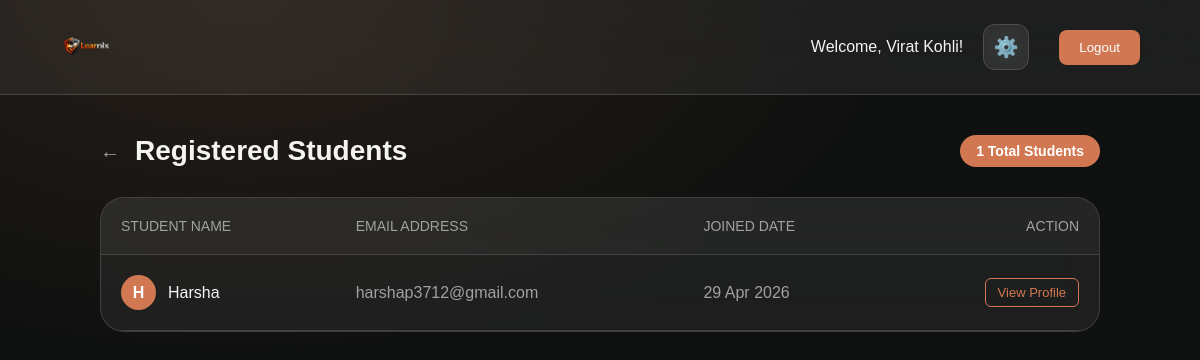
Page /teacher/students/ (signed in) on the committed database.
### loginapp/models.py (models this page shows, shortened)
class User(models.Model):
    username = models.CharField(max_length=100, unique=True)
    email = models.EmailField(unique=True)
    password = models.CharField(max_length=255)
    role = models.CharField(max_length=50, default='student')
    created_at = models.DateTimeField(auto_now_add=True, null=True, blank=True)
    class Meta:
        db_table = 'users'

### instructorapp/views.py (the view)
# urls.py: path('students/', views.view_students, name='view_students'),
def view_students(request):
    if not request.session.get('is_teacher'):
        return redirect('loginpage')
    students = User.objects.filter(role='student').order_by('-id')
    return render(request, 'teacherapp/view_students.html', {'students': students})

### templates/teacherapp/view_students.html (shortened to what this page needs)
{% extends 'navbar/studentnavbar.html' %}
{% load static %}
{% block content %}
<div style="max-width: 1000px; margin: 0 auto;">
    <div style="margin-bottom: 30px; display: flex; justify-content: space-between; align-items: center;">
        <div style="display: flex; align-items: center; gap: 15px;">
            <a href="{% url 'teacher_dashboard' %}" style="color: var(--muted); text-decoration: none; font-size: 20px;">←</a>
            <h1 style="font-size: 28px; font-weight: 600;">Registered Students</h1>
        </div>
        <div style="background: var(--accent); color: white; padding: 8px 16px; border-radius: 20px; font-size: 14px; font-weight: 600;">
            {{ students.count }} Total Students
        </div>
    </div>
    <div style="background: var(--surface); border-radius: 24px; border: 1px solid var(--surface-border); overflow: hidden; backdrop-filter: blur(20px);">
        <table style="width: 100%; border-collapse: collapse; text-align: left;">
            <thead>
                <tr style="background: rgba(255, 255, 255, 0.03); border-bottom: 1px solid var(--surface-border);">
                    <th style="padding: 20px; color: var(--muted); font-weight: 500; font-size: 14px;">STUDENT NAME</th>
                    <th style="padding: 20px; color: var(--muted); font-weight: 500; font-size: 14px;">EMAIL ADDRESS</th>
                    <th style="padding: 20px; color: var(--muted); font-weight: 500; font-size: 14px;">JOINED DATE</th>
                    <th style="padding: 20px; color: var(--muted); font-weight: 500; font-size: 14px; text-align: right;">ACTION</th>
                </tr>
            </thead>
            <tbody>
                {% for student in students %}
                <tr style="border-bottom: 1px solid var(--surface-border); transition: background 0.2s;">
                    <td style="padding: 20px;">
                        <div style="display: flex; align-items: center; gap: 12px;">
                            <div style="width: 35px; height: 35px; border-radius: 50%; background: var(--accent); display: flex; align-items: center; justify-content: center; font-weight: 600; color: white;">
                                {{ student.username|first|upper }}
                            </div>
                            <span style="font-weight: 500;">{{ student.username }}</span>
                        </div>
                    </td>
                    <td style="padding: 20px; color: var(--muted);">{{ student.email }}</td>
                    <td style="padding: 20px; color: var(--muted);">{{ student.created_at|date:"d M Y"|default:"Not Available" }}</td>
                    <td style="padding: 20px; text-align: right;">
                        <button style="background: transparent; border: 1px solid var(--accent); color: var(--accent); padding: 6px 12px; border-radius: 6px; cursor: pointer; font-size: 13px;">View Profile</button>
                    </td>
                </tr>
                {% empty %}
                <tr>
                    <td colspan="4" style="padding: 60px; text-align: center; color: var(--muted);">
                        No students found in the system.
                    </td>
                </tr>
                {% endfor %}
            </tbody>
        </table>
    </div>
</div>
{% endblock %}

### static/css/loginpage.css (style rules this page uses)
* { margin: 0; padding: 0; box-sizing: border-box; }
* { scrollbar-width: thin; scrollbar-color: rgba(209, 120, 82, 0.3) transparent; }
:root { --bg-dark: #0f1110; --bg-mid: #161817; --surface: rgba(255, 255, 255, 0.06); --surface-strong: rgba(255, 255, 255, 0.12); --surface-border: rgba(255, 255, 255, 0.14); --text: #f4f4f3; --text-secondary: #c2c2c0; --muted: #a1a1a0; --accent: #d17852; --accent-hover: #bf6846; --accent-glow: rgba(209, 120, 82, 0.45); --success: #10b981; --error: #ef4444; --glass-bg: rgba(15, 17, 16, 0.7); --glass-border: rgba(209, 120, 82, 0.2); }
html { height: 100%; }
body { min-height: 100vh; height: 100vh; display: flex; font-family: "Space Grotesk", sans-serif; color: var(--text); overflow-x: hidden; overflow-y: hidden; background: radial-gradient(120% 90% at 15% 10%, rgba(209, 120, 82, 0.28), transparent 55%), radial-gradient(100% 80% at 85% 90%, rgba(0, 0, 0, 0.6), transparent 60%), linear-gradient(135deg, var(--bg-dark), var(--bg-mid)); }

### static/css/studenthomepage.css (style rules this page uses)
* { margin: 0; padding: 0; box-sizing: border-box; }
* { scrollbar-width: thin; scrollbar-color: rgba(209, 120, 82, 0.3) transparent; }
:root, html[data-theme="dark"] { --bg: #0f1110; --bg-dark: #0f1110; --bg-mid: #161817; --surface: rgba(255, 255, 255, 0.06); --surface-strong: rgba(255, 255, 255, 0.12); --surface-border: rgba(255, 255, 255, 0.14); --text: #f4f4f3; --muted: #a1a1a0; --accent: #d17852; --accent-hover: #bf6846; --accent-glow: rgba(209, 120, 82, 0.45); --success: #10b981; --warning: #f59e0b; --danger: #ef4444; }
html, body { width: 100%; height: 100%; background-color: var(--bg-dark); }
body { font-family: 'Outfit', sans-serif; min-height: 100vh; color: var(--text); transition: background 0.3s ease, color 0.3s ease; background: radial-gradient(circle at 0% 0%, rgba(209, 120, 82, 0.14) 0%, transparent 40%), radial-gradient(circle at 100% 100%, rgba(191, 104, 70, 0.08) 0%, transparent 45%), var(--bg-dark); }

### templates/navbar/studentnavbar.html (style rules this page uses)
body { min-height: 100vh; display: flex; flex-direction: column; background: var(--bg); background-image: radial-gradient(ellipse 100% 80% at 20% 0%, rgba(209, 120, 82, 0.12) 0%, transparent 55%), radial-gradient(ellipse 80% 60% at 80% 100%, rgba(191, 104, 70, 0.08) 0%, transparent 55%); transition: background 0.3s ease, color 0.3s ease; }

### rows in the picture
User: username|first "H", username "Harsha", email "harshap3712@gmail.com", created_at "29 Apr 2026"

### other values in the picture
{{ request.session.username }} "Virat Kohli"
{{ students.count }} "1"
